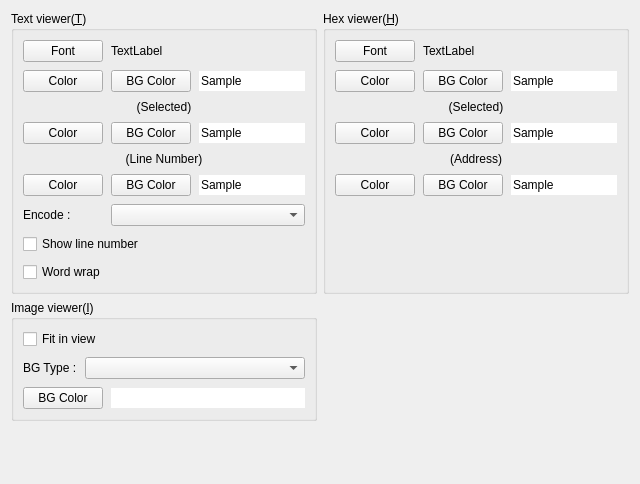
     <widget class="QWidget" name="viewerTab">
      <attribute name="title">
       <string>Viewer(&amp;V)</string>
      </attribute>
      <layout class="QGridLayout" name="gridLayout_10">
       <property name="spacing">
        <number>6</number>
       </property>
       <item row="0" column="0">
        <widget class="QGroupBox" name="textViewerGroupBox">
         <property name="title">
          <string>Text viewer(&amp;T)</string>
         </property>
         <layout class="QGridLayout" name="gridLayout_11">
          <property name="spacing">
           <number>8</number>
          </property>
          <item row="7" column="0" colspan="2">
           <widget class="QCheckBox" name="textViewerShowLineNumberCheckBox">
            <property name="text">
             <string>Show line number</string>
            </property>
           </widget>
          </item>
          <item row="0" column="1" colspan="2">
           <widget class="QLabel" name="textViewerFontLabel">
            <property name="text">
             <string>TextLabel</string>
            </property>
           </widget>
          </item>
          <item row="0" column="0">
           <widget class="QPushButton" name="textViewerFontPushButton">
            <property name="text">
             <string>Font</string>
            </property>
           </widget>
          </item>
          <item row="8" column="0" colspan="2">
           <widget class="QCheckBox" name="textViewerWordWrapCheckBox">
            <property name="text">
             <string>Word wrap</string>
            </property>
           </widget>
          </item>
          <item row="5" column="2">
           <widget class="QLineEdit" name="textViewerLineNumberSampleLineEdit">
            <property name="focusPolicy">
             <enum>Qt::NoFocus</enum>
            </property>
            <property name="text">
             <string>Sample</string>
            </property>
            <property name="frame">
             <bool>false</bool>
            </property>
            <property name="readOnly">
             <bool>true</bool>
            </property>
           </widget>
          </item>
          <item row="6" column="1" colspan="2">
           <widget class="QComboBox" name="textViewerEncodeComboBox">
            <property name="insertPolicy">
             <enum>QComboBox::NoInsert</enum>
            </property>
           </widget>
          </item>
          <item row="5" column="0">
           <widget class="QPushButton" name="textViewerLineNumberFontColorPushButton">
            <property name="text">
             <string>Color</string>
            </property>
           </widget>
          </item>
          <item row="6" column="0">
           <widget class="QLabel" name="textViewerEncodeLabel">
            <property name="text">
             <string>Encode :</string>
            </property>
           </widget>
          </item>
          <item row="5" column="1">
           <widget class="QPushButton" name="textViewerLineNumberBGColorPushButton">
            <property name="text">
             <string>BG Color</string>
            </property>
           </widget>
          </item>
          <item row="2" column="0" colspan="3">
           <widget class="QLabel" name="textViewerSelectedFontColorLabel">
            <property name="text">
             <string>(Selected)</string>
            </property>
            <property name="alignment">
             <set>Qt::AlignCenter</set>
            </property>
           </widget>
          </item>
          <item row="1" column="2">
           <widget class="QLineEdit" name="textViewerSampleLineEdit">
            <property name="focusPolicy">
             <enum>Qt::NoFocus</enum>
            </property>
            <property name="text">
             <string>Sample</string>
            </property>
            <property name="frame">
             <bool>false</bool>
            </property>
            <property name="readOnly">
             <bool>true</bool>
            </property>
           </widget>
          </item>
          <item row="4" column="0" colspan="3">
           <widget class="QLabel" name="textViewerLineNumberFontColorLabel">
            <property name="text">
             <string>(Line Number)</string>
            </property>
            <property name="alignment">
             <set>Qt::AlignCenter</set>
            </property>
           </widget>
          </item>
          <item row="3" column="2">
           <widget class="QLineEdit" name="textViewerSelectedSampleLineEdit">
            <property name="focusPolicy">
             <enum>Qt::NoFocus</enum>
            </property>
            <property name="text">
             <string>Sample</string>
            </property>
            <property name="frame">
             <bool>false</bool>
            </property>
            <property name="readOnly">
             <bool>true</bool>
            </property>
           </widget>
          </item>
          <item row="3" column="1">
           <widget class="QPushButton" name="textViewerSelectedBGColorPushButton">
            <property name="text">
             <string>BG Color</string>
            </property>
           </widget>
          </item>
          <item row="3" column="0">
           <widget class="QPushButton" name="textViewerSelectedFontColorPushButton">
            <property name="text">
             <string>Color</string>
            </property>
           </widget>
          </item>
          <item row="1" column="1">
           <widget class="QPushButton" name="textViewerBGColorPushButton">
            <property name="text">
             <string>BG Color</string>
            </property>
           </widget>
          </item>
          <item row="1" column="0">
           <widget class="QPushButton" name="textViewerFontColorPushButton">
            <property name="text">
             <string>Color</string>
            </property>
           </widget>
          </item>
         </layout>
        </widget>
       </item>
       <item row="2" column="0" rowspan="3">
        <spacer name="verticalSpacer">
         <property name="orientation">
          <enum>Qt::Vertical</enum>
         </property>
         <property name="sizeHint" stdset="0">
          <size>
           <width>20</width>
           <height>40</height>
          </size>
         </property>
        </spacer>
       </item>
       <item row="0" column="1">
        <widget class="QGroupBox" name="hexViewerGroupBox">
         <property name="title">
          <string>Hex viewer(&amp;H)</string>
         </property>
         <layout class="QGridLayout" name="gridLayout_8">
          <property name="spacing">
           <number>8</number>
          </property>
          <item row="1" column="1" colspan="2">
           <widget class="QPushButton" name="hexViewerBGColorPushButton">
            <property name="text">
             <string>BG Color</string>
            </property>
           </widget>
          </item>
          <item row="2" column="0" colspan="4">
           <widget class="QLabel" name="hexViewerSelectedFontColorLabel">
            <property name="text">
             <string>(Selected)</string>
            </property>
            <property name="alignment">
             <set>Qt::AlignCenter</set>
            </property>
           </widget>
          </item>
          <item row="0" column="0">
           <widget class="QPushButton" name="hexViewerFontPushButton">
            <property name="text">
             <string>Font</string>
            </property>
           </widget>
          </item>
          <item row="1" column="0">
           <widget class="QPushButton" name="hexViewerFontColorPushButton">
            <property name="text">
             <string>Color</string>
            </property>
           </widget>
          </item>
          <item row="1" column="3">
           <widget class="QLineEdit" name="hexViewerSampleLineEdit">
            <property name="focusPolicy">
             <enum>Qt::NoFocus</enum>
            </property>
            <property name="text">
             <string>Sample</string>
            </property>
            <property name="frame">
             <bool>false</bool>
            </property>
            <property name="readOnly">
             <bool>true</bool>
            </property>
           </widget>
          </item>
          <item row="5" column="3">
           <widget class="QLineEdit" name="hexViewerAddressSampleLineEdit">
            <property name="focusPolicy">
             <enum>Qt::NoFocus</enum>
            </property>
            <property name="text">
             <string>Sample</string>
            </property>
            <property name="frame">
             <bool>false</bool>
            </property>
            <property name="readOnly">
             <bool>true</bool>
            </property>
           </widget>
          </item>
          <item row="4" column="0" colspan="4">
           <widget class="QLabel" name="hexViewerAddressFontColorLabel">
            <property name="text">
             <string>(Address)</string>
            </property>
            <property name="alignment">
             <set>Qt::AlignCenter</set>
            </property>
           </widget>
          </item>
          <item row="5" column="0">
           <widget class="QPushButton" name="hexViewerAddressFontColorPushButton">
            <property name="text">
             <string>Color</string>
            </property>
           </widget>
          </item>
          <item row="3" column="3">
           <widget class="QLineEdit" name="hexViewerSelectedSampleLineEdit">
            <property name="focusPolicy">
             <enum>Qt::NoFocus</enum>
            </property>
            <property name="text">
             <string>Sample</string>
            </property>
            <property name="frame">
             <bool>false</bool>
            </property>
            <property name="readOnly">
             <bool>true</bool>
            </property>
           </widget>
          </item>
          <item row="5" column="1" colspan="2">
           <widget class="QPushButton" name="hexViewerAddressBGColorPushButton">
            <property name="text">
             <string>BG Color</string>
            </property>
           </widget>
          </item>
          <item row="3" column="1" colspan="2">
           <widget class="QPushButton" name="hexViewerSelectedBGColorPushButton">
            <property name="text">
             <string>BG Color</string>
            </property>
           </widget>
          </item>
          <item row="3" column="0">
           <widget class="QPushButton" name="hexViewerSelectedFontColorPushButton">
            <property name="text">
             <string>Color</string>
            </property>
           </widget>
          </item>
          <item row="0" column="1" colspan="3">
           <widget class="QLabel" name="hexViewerFontLabel">
            <property name="text">
             <string>TextLabel</string>
            </property>
           </widget>
          </item>
          <item row="6" column="1">
           <spacer name="verticalSpacer_2">
            <property name="orientation">
             <enum>Qt::Vertical</enum>
            </property>
            <property name="sizeHint" stdset="0">
             <size>
              <width>20</width>
              <height>40</height>
             </size>
            </property>
           </spacer>
          </item>
         </layout>
        </widget>
       </item>
       <item row="4" column="1">
        <spacer name="verticalSpacer_3">
         <property name="orientation">
          <enum>Qt::Vertical</enum>
         </property>
         <property name="sizeHint" stdset="0">
          <size>
           <width>20</width>
           <height>40</height>
          </size>
         </property>
        </spacer>
       </item>
       <item row="1" column="0">
        <widget class="QGroupBox" name="imageViewerGroupBox">
         <property name="title">
          <string>Image viewer(&amp;I)</string>
         </property>
         <layout class="QGridLayout" name="gridLayout_9">
          <property name="spacing">
           <number>8</number>
          </property>
          <item row="2" column="2">
           <widget class="QLineEdit" name="imageViewerBGColorSampleLineEdit">
            <property name="focusPolicy">
             <enum>Qt::NoFocus</enum>
            </property>
            <property name="text">
             <string/>
            </property>
            <property name="frame">
             <bool>false</bool>
            </property>
            <property name="readOnly">
             <bool>true</bool>
            </property>
           </widget>
          </item>
          <item row="1" column="0">
           <widget class="QLabel" name="imageViewerBGTypeLabel">
            <property name="text">
             <string>BG Type :</string>
            </property>
           </widget>
          </item>
          <item row="2" column="0" colspan="2">
           <widget class="QPushButton" name="imageViewerBGColorPushButton">
            <property name="text">
             <string>BG Color</string>
            </property>
           </widget>
          </item>
          <item row="0" column="0" colspan="2">
           <widget class="QCheckBox" name="imageViewerFitInViewCheckBox">
            <property name="text">
             <string>Fit in view</string>
            </property>
           </widget>
          </item>
          <item row="1" column="1" colspan="2">
           <widget class="QComboBox" name="imageViewerBGTypeComboBox"/>
          </item>
         </layout>
        </widget>
       </item>
      </layout>
     </widget>
